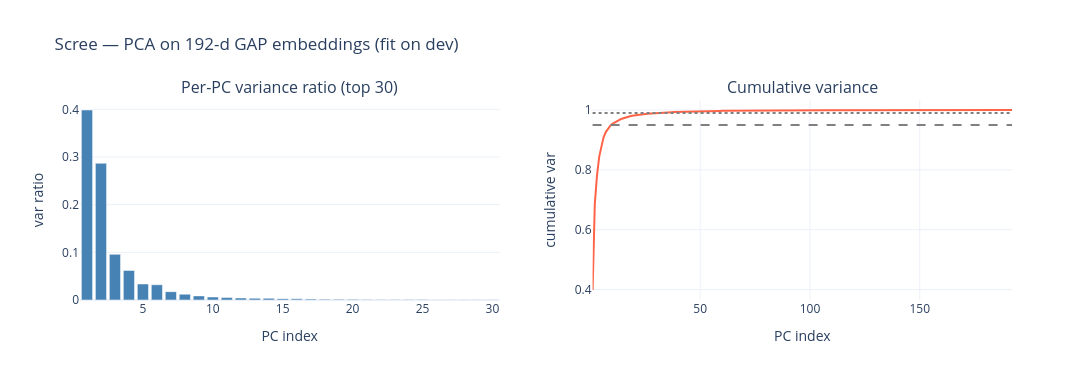

The cell this chart's notebook holds for it:
### Markdown cell above
## 2. PCA on 192-d GAP embeddings (test set)

How low-dimensional is the embedding? How linearly separable are Normal vs PE in this space?

### Code cell
scaler   = StandardScaler().fit(emb_dev)         # fit on dev to avoid leakage
emb_devZ = scaler.transform(emb_dev)
emb_teZ  = scaler.transform(emb_test)

pca = PCA(n_components=min(192, emb_devZ.shape[0])).fit(emb_devZ)
pcs_test = pca.transform(emb_teZ)
pcs_dev  = pca.transform(emb_devZ)

var_ratio = pca.explained_variance_ratio_
cum       = np.cumsum(var_ratio)
k95       = int(np.searchsorted(cum, 0.95) + 1)
k99       = int(np.searchsorted(cum, 0.99) + 1)
print(f'Variance — first 5 PCs: {var_ratio[:5].round(3)}')
print(f'k for 95% var = {k95}   k for 99% var = {k99}   (out of {len(var_ratio)})')

fig = make_subplots(rows=1, cols=2, subplot_titles=('Per-PC variance ratio (top 30)', 'Cumulative variance'))
fig.add_trace(go.Bar(x=np.arange(1, 31), y=var_ratio[:30], marker_color='steelblue', showlegend=False), row=1, col=1)
fig.add_trace(go.Scatter(x=np.arange(1, len(cum)+1), y=cum, mode='lines', line=dict(color='tomato'), showlegend=False), row=1, col=2)
fig.add_hline(y=0.95, line=dict(dash='dash', color='gray'), row=1, col=2)
fig.add_hline(y=0.99, line=dict(dash='dot',  color='gray'), row=1, col=2)
fig.update_xaxes(title_text='PC index', row=1, col=1); fig.update_yaxes(title_text='var ratio', row=1, col=1)
fig.update_xaxes(title_text='PC index', row=1, col=2); fig.update_yaxes(title_text='cumulative var', row=1, col=2)
fig.update_layout(template='plotly_white', width=1100, height=380, title='Scree — PCA on 192-d GAP embeddings (fit on dev)')
fig.show()

### Figure 1 — Plotly figure (JSON) as saved in the notebook; plotly's stock layout.template omitted (floating-point values rounded to 4 significant figures; data arrays with more than 128 entries replaced by an {"elided": "..."} marker saying what was removed)
{"data": [{"marker": {"color": "steelblue"}, "showlegend": false, "type": "bar", "x": [1, 2, 3, 4, 5, 6, 7, 8, 9, 10, 11, 12, 13, 14, 15, 16, 17, 18, 19, 20, 21, 22, 23, 24, 25, 26, 27, 28, 29, 30], "xaxis": "x", "y": [0.3986, 0.2868, 0.09583, 0.06212, 0.03358, 0.03197, 0.0175, 0.01219, 0.008649, 0.006263, 0.005162, 0.004255, 0.003577, 0.00348, 0.002856, 0.002565, 0.001984, 0.001695, 0.001417, 0.001406, 0.001252, 0.001027, 0.0009372, 0.0008559, 0.0008262, 0.0007387, 0.0007097, 0.0005998, 0.0005814, 0.0005752], "yaxis": "y"}, {"line": {"color": "tomato"}, "mode": "lines", "showlegend": false, "type": "scatter", "x": {"elided": "192 int values"}, "xaxis": "x2", "y": {"elided": "192 float values"}, "yaxis": "y2"}], "layout": {"annotations": [{"font": {"size": 16}, "showarrow": false, "text": "Per-PC variance ratio (top 30)", "x": 0.225, "xanchor": "center", "xref": "paper", "y": 1.0, "yanchor": "bottom", "yref": "paper"}, {"font": {"size": 16}, "showarrow": false, "text": "Cumulative variance", "x": 0.775, "xanchor": "center", "xref": "paper", "y": 1.0, "yanchor": "bottom", "yref": "paper"}], "height": 380, "shapes": [{"line": {"color": "gray", "dash": "dash"}, "type": "line", "x0": 0, "x1": 1, "xref": "x2 domain", "y0": 0.95, "y1": 0.95, "yref": "y2"}, {"line": {"color": "gray", "dash": "dot"}, "type": "line", "x0": 0, "x1": 1, "xref": "x2 domain", "y0": 0.99, "y1": 0.99, "yref": "y2"}], "title": {"text": "Scree — PCA on 192-d GAP embeddings (fit on dev)"}, "width": 1100, "xaxis": {"anchor": "y", "domain": [0.0, 0.45], "title": {"text": "PC index"}}, "xaxis2": {"anchor": "y2", "domain": [0.55, 1.0], "title": {"text": "PC index"}}, "yaxis": {"anchor": "x", "domain": [0.0, 1.0], "title": {"text": "var ratio"}}, "yaxis2": {"anchor": "x2", "domain": [0.0, 1.0], "title": {"text": "cumulative var"}}}}
